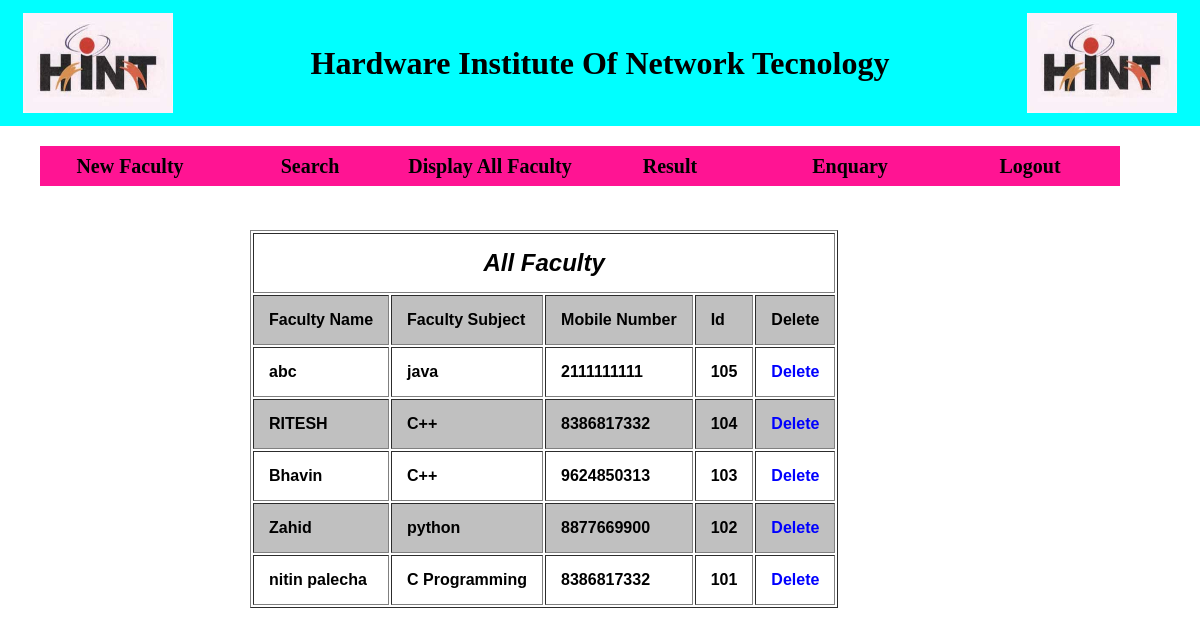
The app's page /display.php (signed in) with its own data.
### tables this page shows
CREATE TABLE `faculty` (
  `f_name` varchar(50) NOT NULL,
  `t_subject` varchar(50) NOT NULL,
  `m_number` varchar(50) NOT NULL,
  `f_id` int(11) NOT NULL
);

### display.php (the view, shortened to what this page needs)
<?php
     if($_SESSION['u_id']==true)
     {
      include"amity.php";
      include"admin.php";
      include"mysql.php";
	  $s="select * from faculty order by f_id desc";
	  $rs=mysqli_query($con,$s);
	  echo"<div class=cla><br>";
	  echo"<div class=h2><table cellpadding=15 align=center border=1 bgcolor=white>";
	  echo"<tr><td colspan=5 align=center><font size=5><i>All Faculty</i></font></td>";
	  echo"<tr><td>Faculty Name<td>Faculty Subject<td>Mobile Number<td>Id<td>Delete";
	  while($r=mysqli_fetch_array($rs))
	  {
		 echo"<tr><td>".$r[0];
		 echo"<td>".$r[1];
		 echo"<td>".$r[2];
		 echo"<td>".$r[3];
		 echo"<td><a href='#' onclick=ab('".$r[3]."')><div class=delete>Delete</div></a>";
	  }
    echo"</table>";
   }
   else
   {
    	header("Location:home.php");
    }
?>
<html>
<head>
<link rel="stylesheet" type="text/css" href="my.css">
</head>
<body>
</body>
</html>

### my.css (style rules this page uses)
body { background-image:url(""); background-color:; background-size:cover; color:white; font-family:bold; }
* { font-weight: bold; color: black; margin: 0px; }

### admin.php (style rules this page uses)
* { text-decoration:none; }

### display.php (style rules this page uses)
.h2 { margin-top:50px; padding:%; margin-left:1px; background-color: ; font-family: sans-serif; font-weight: bold; margin-left:250px; }
.cla table tr:nth-child(even) { background: silver; }
.delete { color:blue; }

### records on screen
faculty: f_name "abc", t_subject "java", m_number "2111111111", f_id "105"
faculty: f_name "RITESH", t_subject "C++", m_number "8386817332", f_id "104"
faculty: f_name "Bhavin", t_subject "C++", m_number "9624850313", f_id "103"
faculty: f_name "Zahid", t_subject "python", m_number "8877669900", f_id "102"
faculty: f_name "nitin palecha", t_subject "C Programming", m_number "8386817332", f_id "101"
